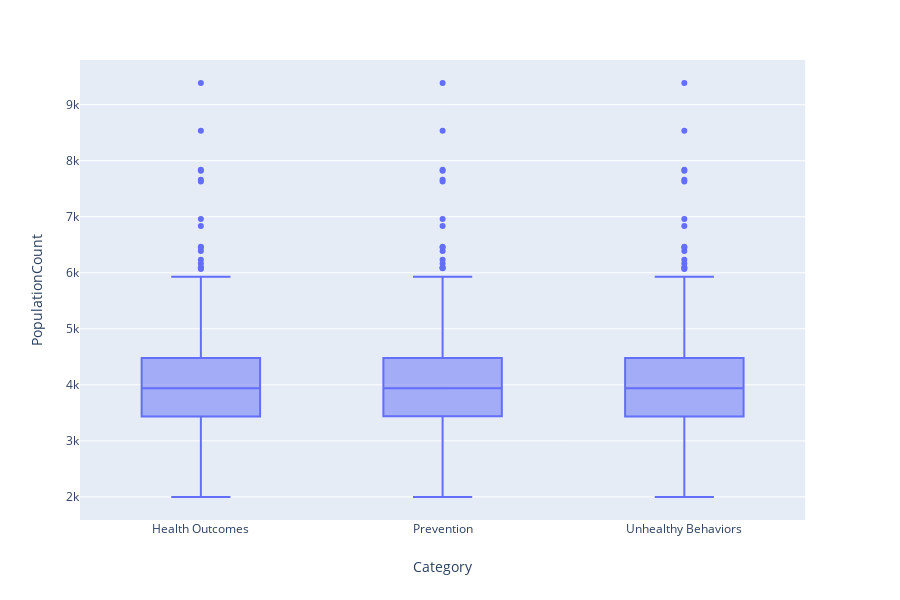

Notebook code cell kept with this figure:
### Code cell
fig=px.box(cleandata_df,x='Category',y='PopulationCount')
fig.show()

### Figure 1 — Plotly figure (JSON) as saved in the notebook; plotly's stock layout.template omitted (floating-point values rounded to 4 significant figures; data arrays with more than 128 entries replaced by an {"elided": "..."} marker saying what was removed)
{"data": [{"alignmentgroup": "True", "hoverlabel": {"namelength": 0}, "hovertemplate": "Category=%{x}<br>PopulationCount=%{y}", "legendgroup": "", "marker": {"color": "#636efa"}, "name": "", "notched": false, "offsetgroup": "", "orientation": "v", "showlegend": false, "type": "box", "x": {"elided": "1500 str values"}, "x0": " ", "xaxis": "x", "y": {"elided": "1500 float values"}, "y0": " ", "yaxis": "y"}], "layout": {"boxmode": "group", "height": 600, "legend": {"tracegroupgap": 0}, "margin": {"t": 60}, "xaxis": {"anchor": "y", "domain": [0, 0.98], "title": {"text": "Category"}}, "yaxis": {"anchor": "x", "domain": [0, 1], "title": {"text": "PopulationCount"}}}}
